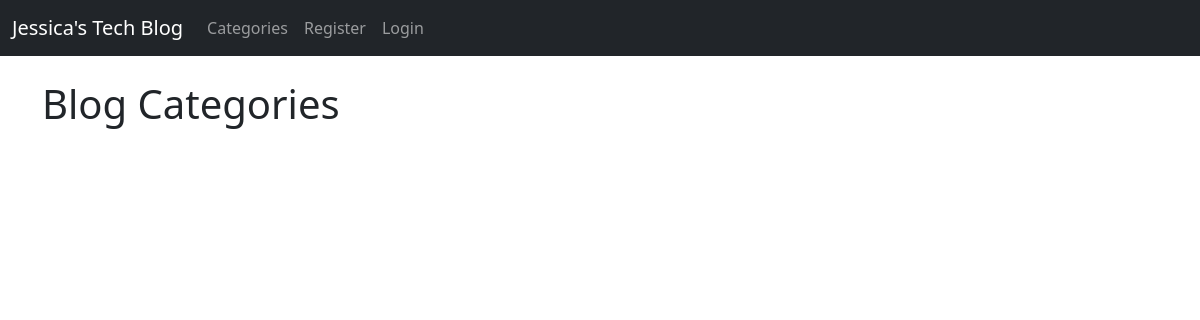
Page /category-list/ on the earlier database version.
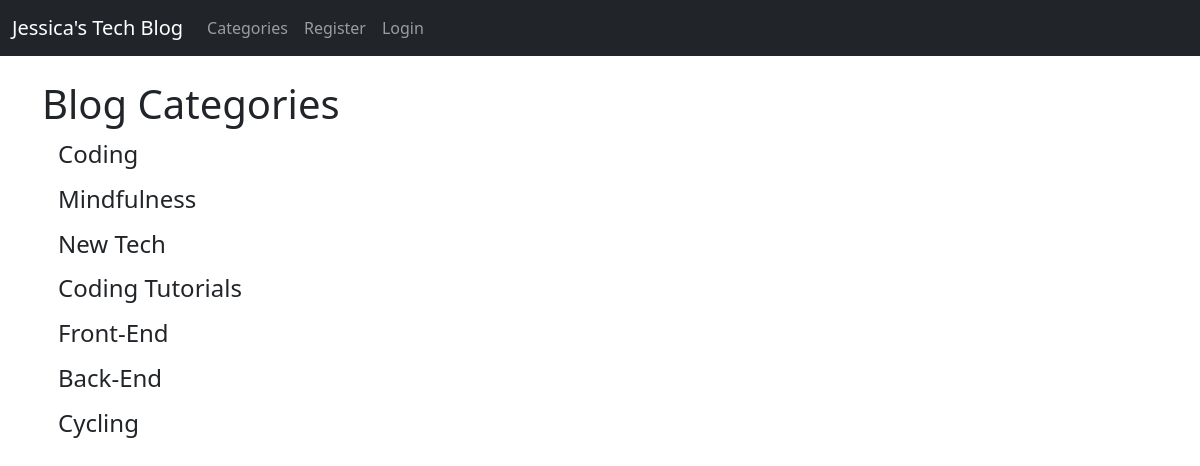
Same page on the later database version.
### blogsite/models.py (models this page shows, shortened)
class Category(models.Model):
    name = models.CharField(max_length=255)
    def __str__(self):
        return self.name

### blogsite/views.py (the view)
# urls.py: path('category-list/', CategoryListView, name='category-list'),
def CategoryListView(request):
    cat_menu_list = Category.objects.all()
    return render(request, 'category_list.html', {'cat_menu_list':cat_menu_list})

### blogsite/templates/category_list.html (shortened to what this page needs)
{% extends 'base.html' %}
{% block content %}
    <h1>Blog Categories</h1>
        {% for item in cat_menu_list %}
            <h4><a class="dropdown-item" href="{% url 'category' item|slugify %}">{{ item }}</a></h4>
        {% endfor %}
{% endblock %}

Differences in the rows shown:
added Category: name "Coding"
added Category: name "Mindfulness"
added Category: name "New Tech"
added Category: name "Coding Tutorials"
added Category: name "Front-End"
added Category: name "Back-End"
added Category: name "Cycling"
